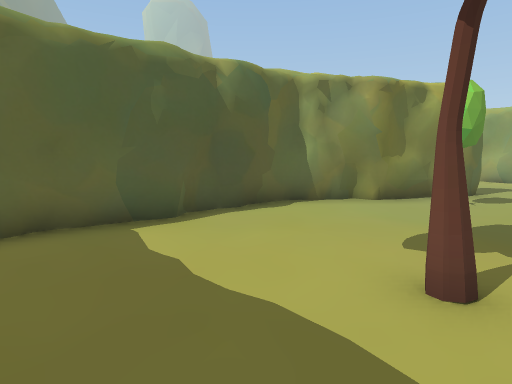
View 1 (above)

20 first-person views from a walk through a Unity game level. The camera is 1.2 m above the floor, tilts 6° down and sees 75° across. The floor is counted in squares, 1 m on a side. Each view is taken from the middle of a square. On the plan, view 1 faces up. The plan holds only what a view shows up to about 14 squares ahead; the rest is blank. The place goes on beyond the plan. The player character is not drawn.

View 2
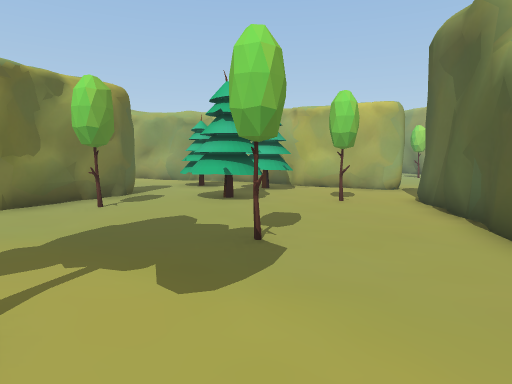

View 3
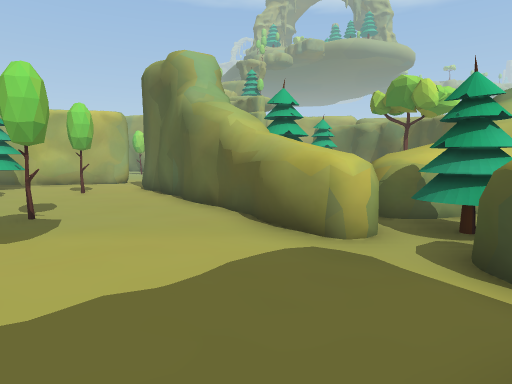

View 4
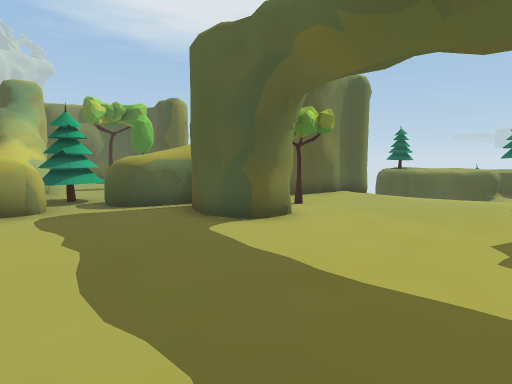

View 5
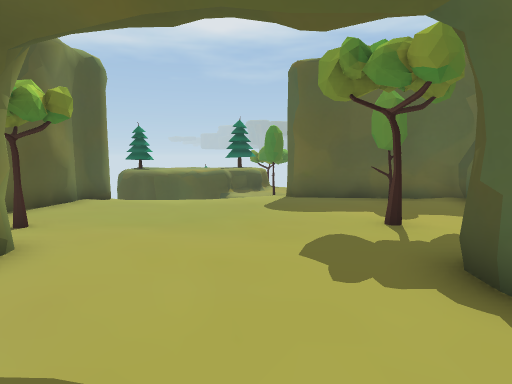

View 6
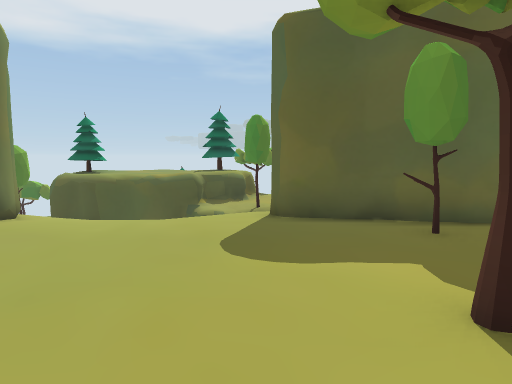

View 7
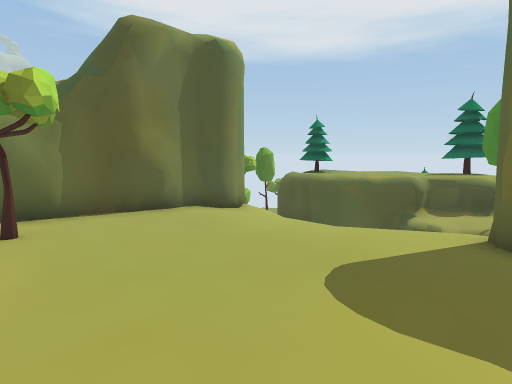

View 8
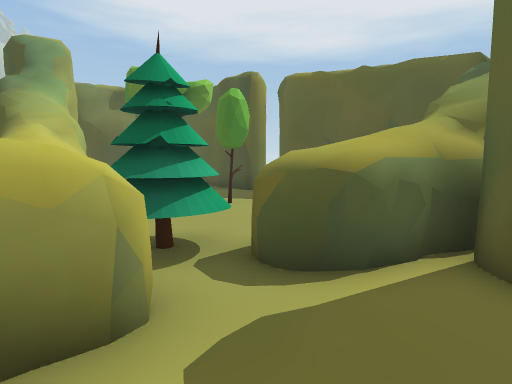

View 9
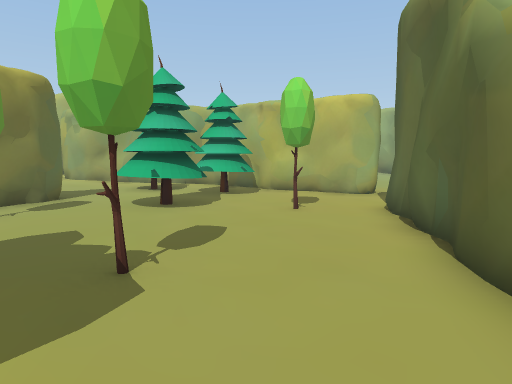

View 10
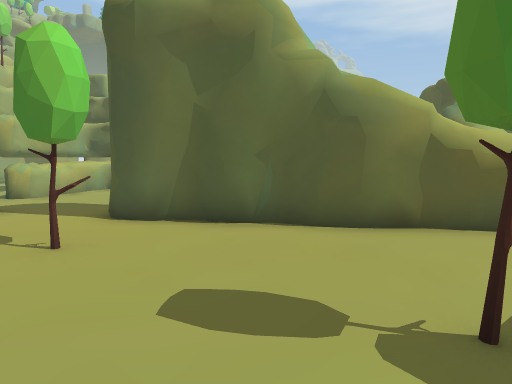

View 11
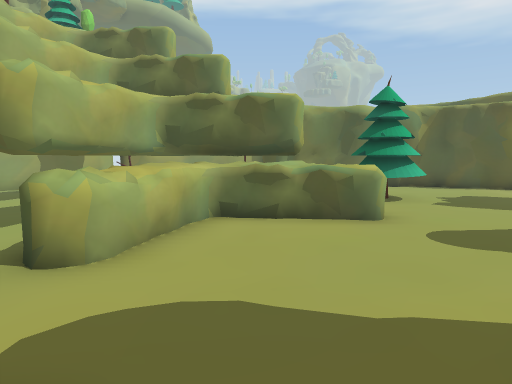

View 12
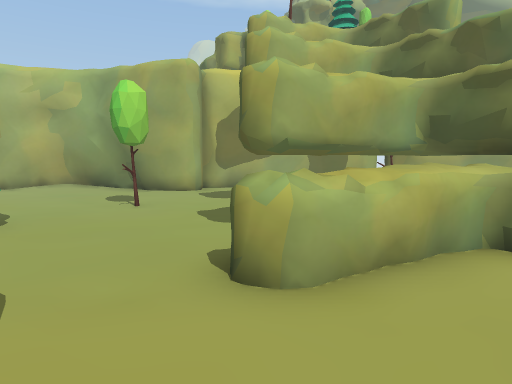

View 13
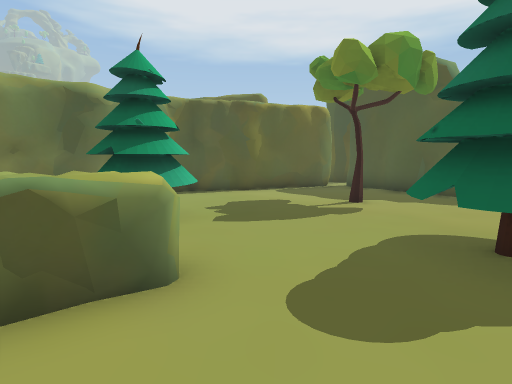

View 14
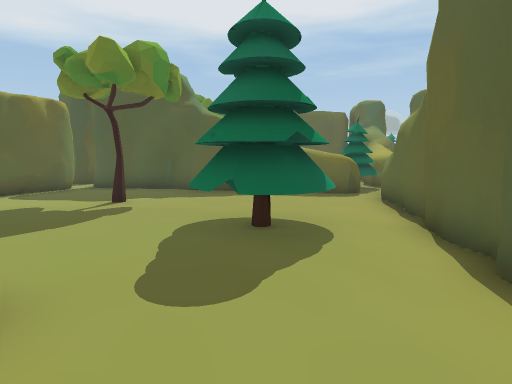

View 15
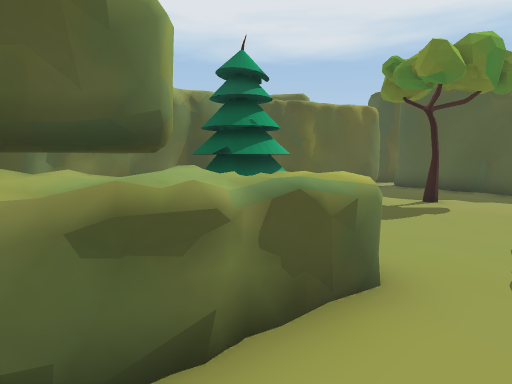

View 16
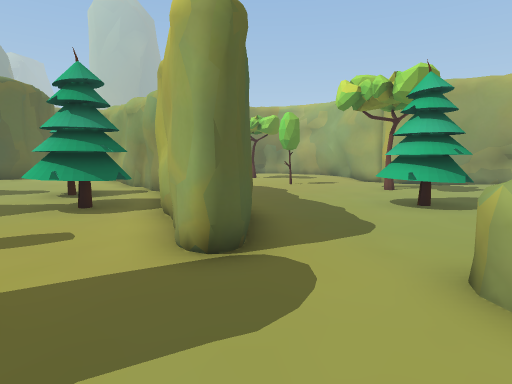

View 17
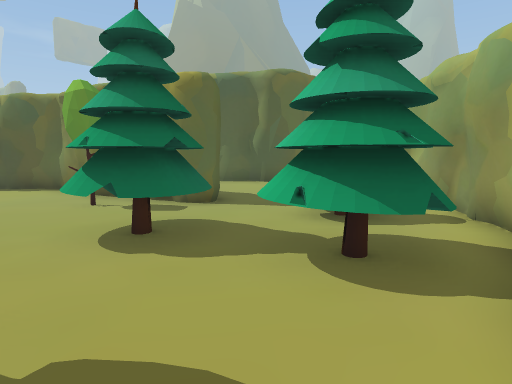

View 18
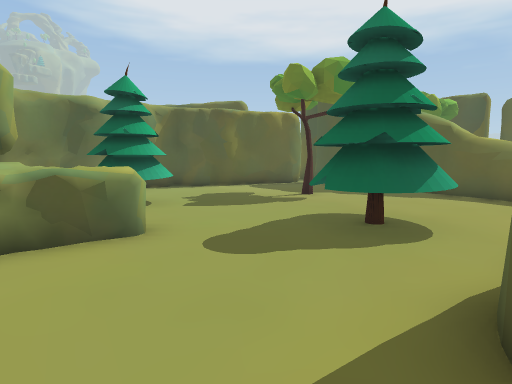

View 19
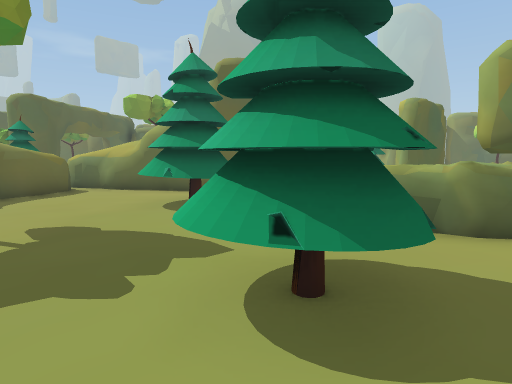

View 20
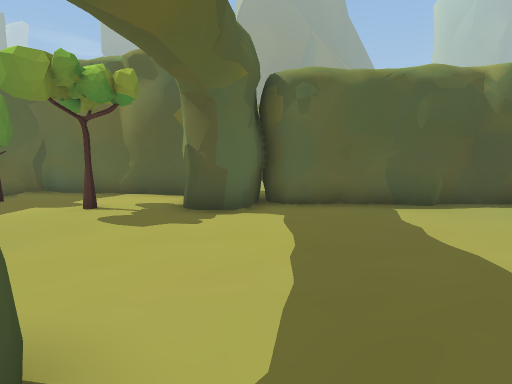

### Floor plan
Key: @ floor where view 1 was taken; # wall or solid block; x gap in a wall; . main floor; : floor 0.25 m higher than the main floor; - floor 0.25 m lower than the main floor; _ floor 0.5 m lower than the main floor; / step, stairs or slope; = window, fence, low wall or low ledge; ^ raised ledge; v drop or lower ground; T tree; O other object.
Columns run from 12 left of view 1 to 28 right of it. Each row starts with its distance up from view 1.
 16                      #
 15                  ## :##     TT...  ..##
 14                 ##::::#    .T........  #
 13                ##:::::##   .....T...   #
 12                 :::::..##  ............#
 11                  ::..TT #  ............#
 10                   #..TT  # ....T ......#
  9               #####...TTT#  ..TTT.....##
  8             ####TT.TTTTTT###...T......#
  7            ##....T.TTT...###......T...#
  6          ###........T.....##..........##
  5         ##............T...##...........#
  4        ##........T....T......==# ....  ##
  3    ######.....T..TT....##....=^##  .....#
  2   ##..##.............####.....^^#       #
  1 ###..T..............#####.....^^#       #
  0 ##T.........@......####......^^##    OO #
 -1  #TT.............^####.TTT..^^##     O  #
 -2  ##.......###...^^^#...TTT..==#         #
 -3   #.......###x=.x^x....TTT......        #
 -4   #.......T #^^^TT^^........TTT.        #
 -5   v/......####^ TT^^........TTT.  ##   ##
 -6 TT   -... ##   ...^##........TT  ##    #
 -7 TTv  _-.###    ...####..T.......##
 -8 ###   -##      .T..###.........##
 -9 ^^^^v -#       TT .. ##.......##
-10  ^^^^v         ..     #....####
-11  ^^^^^ O     # ..     ##.###
-12 ^^^TT  O     ####      ###
-13  ^^T TTOO      ###
-14      TT          #

Where each view was taken, in squares from view 1:
view 1: 0 up, 0 right, facing up
view 2: 0 up, 2 right, facing up-right
view 3: 1 down, 1 left, facing right
view 4: 5 up, 1 left, facing down
view 5: 3 up, 1 left, facing down-left
view 6: 1 up, 4 left, facing down-left
view 7: 1 up, 6 left, facing down
view 8: 0 up, 3 right, facing down
view 9: 0 up, 4 right, facing up-right
view 10: 6 up, 5 right, facing down-right
view 11: 5 up, 13 right, facing down-right
view 12: 4 up, 14 right, facing right
view 13: 2 up, 15 right, facing down
view 14: 2 up, 16 right, facing down-left
view 15: 2 up, 17 right, facing down
view 16: 1 up, 15 right, facing up
view 17: 5 up, 13 right, facing up-left
view 18: 4 up, 14 right, facing down
view 19: 7 down, 19 right, facing up-left
view 20: 2 down, 1 right, facing up-left
